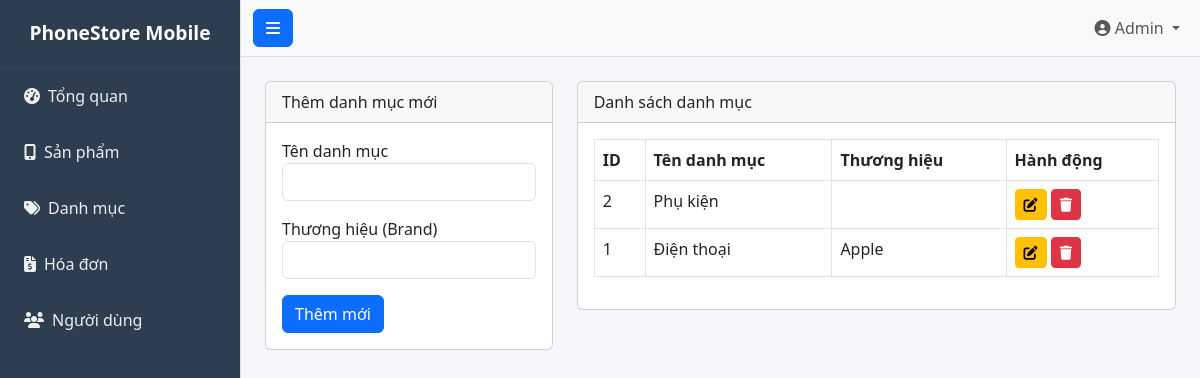
The app's page /KhoDT/index.php?page=categories with its own data.
### tables this page shows
CREATE TABLE `category` (
  `id_category` int(11) NOT NULL,
  `name` varchar(100) NOT NULL,
  `brand` varchar(20) DEFAULT NULL
);

### KhoDT/controllers/CategoryController.php (called while the page is built, shortened)
<?php
class CategoryController {
    private $conn;
    public function __construct() { $this->conn = Database::connect(); }
    public function index() {
        $categories = $this->conn->query("SELECT * FROM category ORDER BY id_category DESC")->fetchAll(PDO::FETCH_ASSOC);
        require_once 'views/categories.php';
    }
}
?>

### KhachHang/config/db.php (called while the page is built)
<?php
class Database {
    public static function connect() {
        $host = 'localhost';
        $dbname = 'doandt_schema';
        $username = 'root';
        $password = '123456';
        try {
            $conn = new PDO("mysql:host=$host;dbname=$dbname;charset=utf8", $username, $password);
            $conn->setAttribute(PDO::ATTR_ERRMODE, PDO::ERRMODE_EXCEPTION);
            return $conn;
        } catch(PDOException $e) {
            die("Lỗi kết nối CSDL: " . $e->getMessage());
        }
    }
}
?>

### KhoDT/views/categories.php (the view, shortened to what this page needs)
<?php require_once 'views/layout/header.php'; ?>
<div class="row mt-4">
    <div class="col-md-4">
        <div class="card">
            <div class="card-header">
                <?php echo isset($editCategory) ? 'Cập nhật danh mục' : 'Thêm danh mục mới'; ?>
            </div>
            <div class="card-body">
                <form method="POST" action="index.php?page=categories&action=<?php echo isset($editCategory) ? 'update' : 'store'; ?>">
                    <div class="mb-3">
                        <label>Tên danh mục</label>
                        <input type="text" name="name" class="form-control" required
                               value="<?php echo isset($editCategory) ? $editCategory['name'] : ''; ?>">
                    </div>
                    <div class="mb-3">
                        <label>Thương hiệu (Brand)</label>
                        <input type="text" name="brand" class="form-control"
                               value="<?php echo isset($editCategory) ? $editCategory['brand'] : ''; ?>">
                    </div>
                    <button type="submit" class="btn btn-primary"><?php echo isset($editCategory) ? 'Lưu cập nhật' : 'Thêm mới'; ?></button>
                </form>
            </div>
        </div>
    </div>
    <div class="col-md-8">
        <div class="card">
            <div class="card-header">Danh sách danh mục</div>
            <div class="card-body">
                <table class="table table-bordered">
                    <thead>
                        <tr>
                            <th>ID</th>
                            <th>Tên danh mục</th>
                            <th>Thương hiệu</th>
                            <th>Hành động</th>
                        </tr>
                    </thead>
                    <tbody>
                        <?php foreach ($categories as $c): ?>
                        <tr>
                            <td><?php echo $c['id_category']; ?></td>
                            <td><?php echo $c['name']; ?></td>
                            <td><?php echo $c['brand']; ?></td>
                            <td>
                                <a href="index.php?page=categories&action=edit&id=<?php echo $c['id_category']; ?>" class="btn btn-sm btn-warning"><i class="fas fa-edit"></i></a>
                                <a href="index.php?page=categories&action=delete&id=<?php echo $c['id_category']; ?>" class="btn btn-sm btn-danger" onclick="return confirm('Xóa?')"><i class="fas fa-trash"></i></a>
                            </td>
                        </tr>
                        <?php endforeach; ?>
                    </tbody>
                </table>
            </div>
        </div>
    </div>
</div>
<?php require_once 'views/layout/footer.php'; ?>

### KhoDT/css/style.css (style rules this page uses)
body { font-family: 'Segoe UI', sans-serif; background-color: #f4f6f9; overflow-x: hidden; }

### records on screen
category: id_category "2", name "Phụ kiện"
category: id_category "1", name "Điện thoại", brand "Apple"
